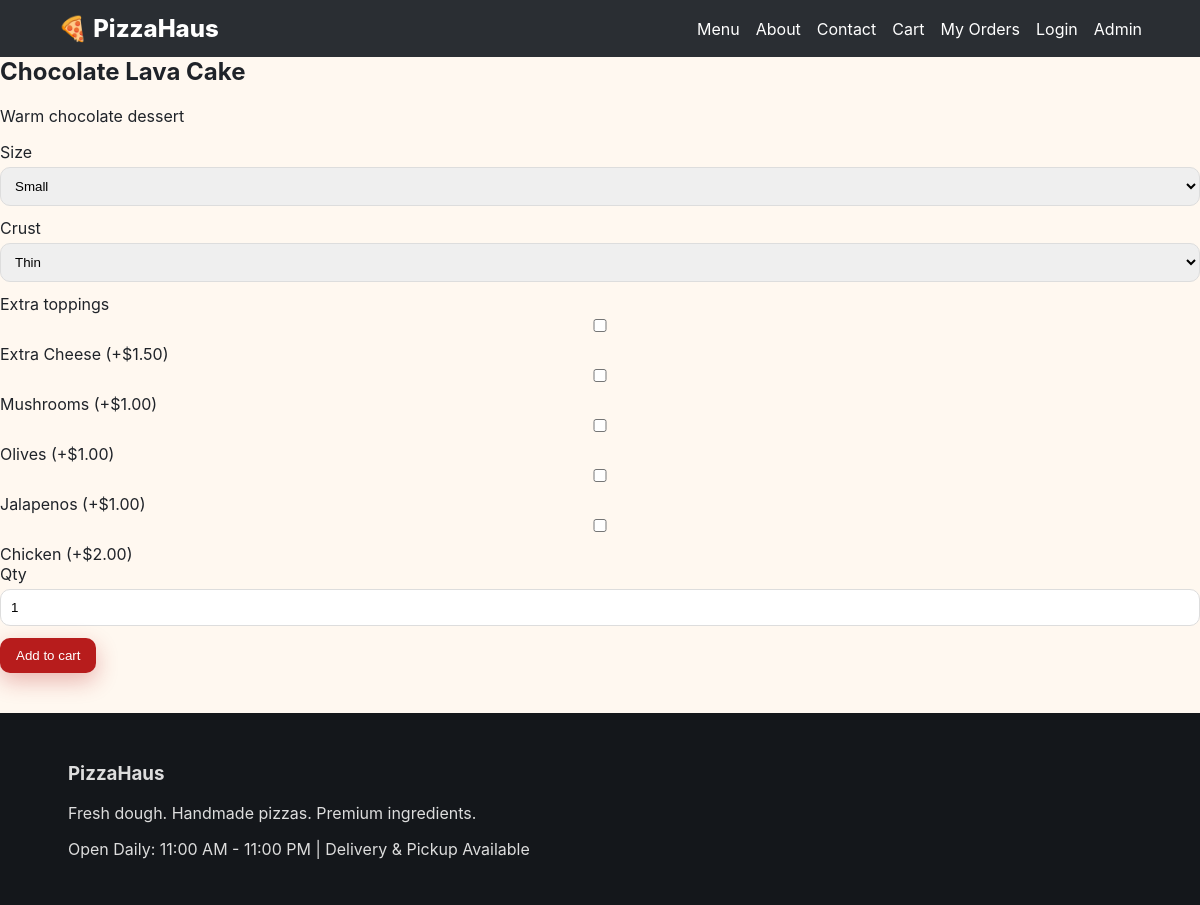
Page /pizza.php?slug=chocolate-lava-cake on the committed database.
### tables this page shows
CREATE TABLE products (
  id INT AUTO_INCREMENT PRIMARY KEY,
  category_id INT NOT NULL,
  name VARCHAR(150) NOT NULL,
  slug VARCHAR(150) NOT NULL UNIQUE,
  description TEXT,
  base_price DECIMAL(10,2) NOT NULL DEFAULT 0,
  image_url VARCHAR(255),
  is_active TINYINT(1) NOT NULL DEFAULT 1,
  created_at TIMESTAMP DEFAULT CURRENT_TIMESTAMP,
  FOREIGN KEY (category_id) REFERENCES categories(id)
);

CREATE TABLE toppings (
  id INT AUTO_INCREMENT PRIMARY KEY,
  name VARCHAR(120) NOT NULL,
  extra_price DECIMAL(10,2) NOT NULL DEFAULT 0,
  is_active TINYINT(1) DEFAULT 1,
  created_at TIMESTAMP DEFAULT CURRENT_TIMESTAMP
);

### config/config.php (called while the page is built, shortened)
<?php
function db(){
    static $pdo;
    if(!$pdo){
        $dsn = 'mysql:host='.DB_HOST.';dbname='.DB_NAME.';charset=utf8mb4';
        $pdo = new PDO($dsn, DB_USER, DB_PASS, [PDO::ATTR_ERRMODE => PDO::ERRMODE_EXCEPTION]);
    }
    return $pdo;
}
function e($s){ return htmlspecialchars((string)$s, ENT_QUOTES, 'UTF-8'); }
function money($n){ return '$'.number_format((float)$n,2); }
?>

### public/pizza.php (the view, shortened to what this page needs)
<?php include '../includes/header.php';
$slug=$_GET['slug']??'';
$stmt=db()->prepare('SELECT * FROM products WHERE slug=?');$stmt->execute([$slug]);$p=$stmt->fetch(PDO::FETCH_ASSOC);if(!$p){die('Not found');}
$sizes=db()->prepare('SELECT * FROM product_sizes WHERE product_id=?');$sizes->execute([$p['id']]);$sizes=$sizes->fetchAll(PDO::FETCH_ASSOC);
$tops=db()->query('SELECT * FROM toppings WHERE is_active=1')->fetchAll(PDO::FETCH_ASSOC);
?>
<h2><?=e($p['name'])?></h2><p><?=e($p['description'])?></p>
<form method="post"><label>Size</label><select name="size_name"><?php foreach($sizes as $s): ?><option><?=e($s['size_name'])?></option><?php endforeach; ?></select>
<label>Crust</label><select name="crust"><option>Thin</option><option>Classic</option><option>Cheese crust</option></select>
<label>Extra toppings</label><?php foreach($tops as $t): ?><div><input type="checkbox" name="toppings[]" value="<?=$t['id']?>"> <?=e($t['name'])?> (+<?=money($t['extra_price'])?>)</div><?php endforeach; ?>
<label>Qty</label><input name="qty" type="number" value="1" min="1"><button class="btn">Add to cart</button></form>
<?php include '../includes/footer.php'; ?>

### public/assets/css/style.css (style rules this page uses)
:root { --red:#b71c1c;--char:#1f2329;--cream:#fff8f0;--accent:#ffb300;--white:#fff;--muted:#6b7280 }
* { box-sizing:border-box }
body { margin:0;font-family:Inter,Arial,sans-serif;background:var(--cream);color:var(--char) }
.btn { display:inline-block;padding:10px 16px;border-radius:10px;border:0;background:var(--red);color:#fff;text-decoration:none;cursor:pointer;box-shadow:0 8px 22px rgba(183,28,28,.3) }
h2 { margin-top:0 }
input,select,textarea { width:100%;padding:10px;border-radius:10px;border:1px solid #ddd;margin:5px 0 12px }

### rows in the picture
products: name "Chocolate Lava Cake", description "Warm chocolate dessert"
toppings: name "Extra Cheese", extra_price "$1.50"
toppings: name "Mushrooms", extra_price "$1.00"
toppings: name "Olives", extra_price "$1.00"
toppings: name "Jalapenos", extra_price "$1.00"
toppings: name "Chicken", extra_price "$2.00"

### other values in the picture
form field size_name "Small"
